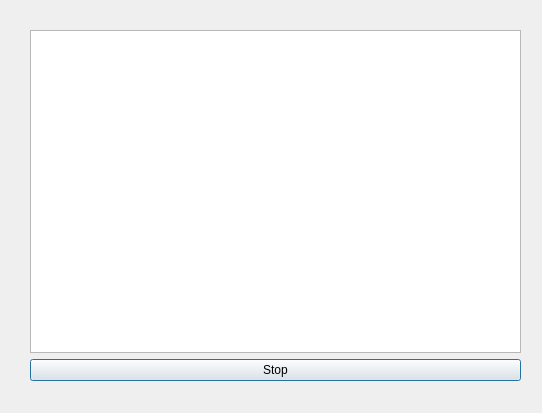
<?xml version="1.0" encoding="UTF-8"?>
<ui version="4.0">
 <class>Dialog</class>
 <widget class="QDialog" name="Dialog">
  <property name="geometry">
   <rect>
    <x>0</x>
    <y>0</y>
    <width>542</width>
    <height>413</height>
   </rect>
  </property>
  <property name="windowTitle">
   <string>Dialog</string>
  </property>
  <widget class="QWidget" name="">
   <property name="geometry">
    <rect>
     <x>30</x>
     <y>30</y>
     <width>491</width>
     <height>351</height>
    </rect>
   </property>
   <layout class="QVBoxLayout" name="verticalLayout">
    <item>
     <widget class="QTextBrowser" name="logHistory"/>
    </item>
    <item>
     <widget class="QPushButton" name="stopButton">
      <property name="text">
       <string>Stop</string>
      </property>
     </widget>
    </item>
   </layout>
  </widget>
 </widget>
 <resources/>
 <connections/>
</ui>
